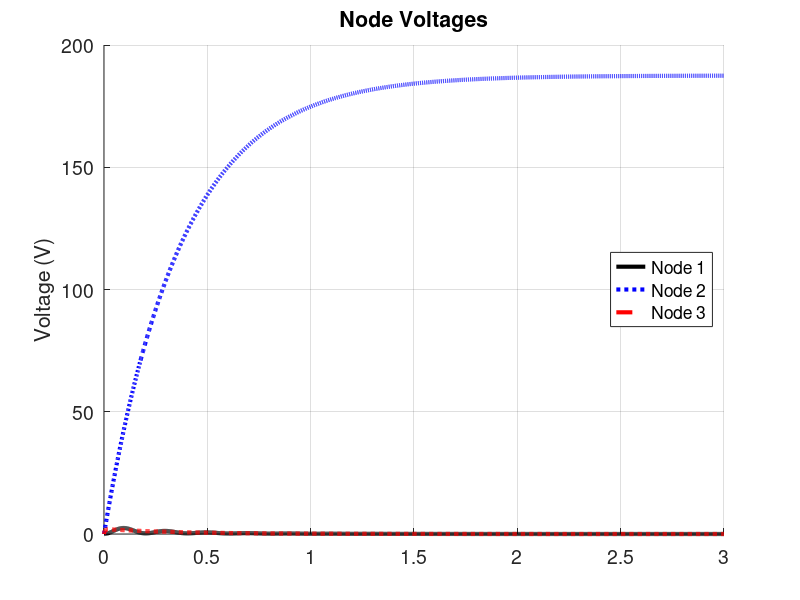
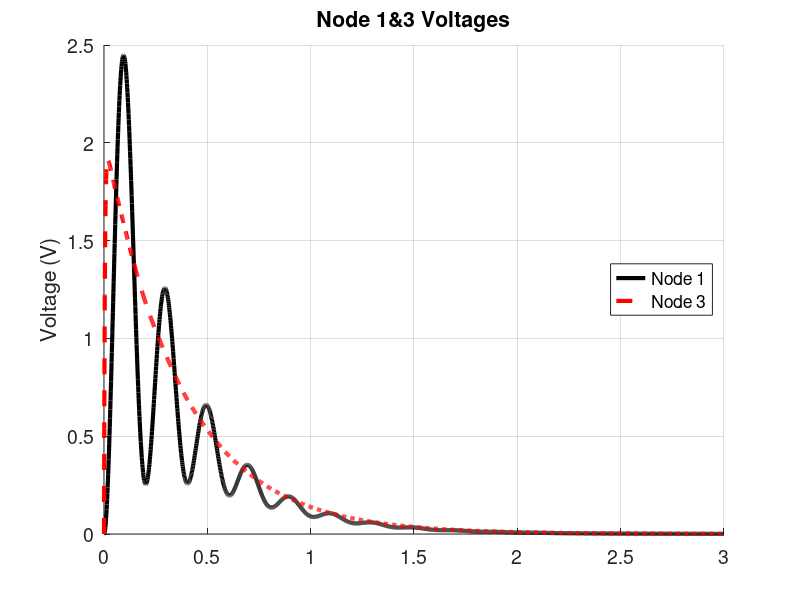

Here is the MATLAB script that generated these plots, in order:
%%%%%%%%%%%%%%%%%%%%
% Nodal Analysis (Matrix Method) Tutorial
%
% This is a stand-alone script for solving the RLC circuit problem
% that is used to introduce the Matrix Method for solving 
% nodal analysis problems in ELEC 341.
%
% Calling Syntax:
% nodal
%
% Note: All variables cleared when this is run
%
% Author: Leo Stocco
%%%%%%%%%%%%%%%%%%%%

clear all; clc;

% Parameters
R1 = 200;       % (Ohm)
R2 = 500;       % (Ohm)
R3 = 300;       % (Ohm)
L1 = 1;         % (H)
L2 = 2;         % (H)
C1 = 1e-3;      % (F)
C2 = 2e-3;      % (F)

I  = 1;         % (A)

%%%%%%%%%%%%%%%%
% Solve
%%%%%%%%%%%%%%%%
s = tf('s');                % Laplace operator

% Impedances
zr1   = R1;
zr2   = R2;
zr3   = R3;

zl1   = s*L1;
zl2   = s*L2;

zc1   = 1/(s*C1);
zc2   = 1/(s*C2);

% Admittances
yr1   = 1/zr1;
yr2   = 1/zr2;
yr3   = 1/zr3;

yl1   = 1/zl1;
yl2   = 1/zl2;

yc1   = 1/zc1;
yc2   = 1/zc2;

% Y matrix
% Avoid using the transpose operator in any matrix containing the
% Laplace operator 's' or you may get an unexpected negative sign
Y = [ yr1+yr3+yl1+yc1   -yr3            0
     -yr3                yr2+yr3+yc2   -yr2
      0                 -yr2            yr2+yl2];

% I vector
I = [0; I; 0];

% Solve for voltage vector
V = inv(Y) * I;

% Display the 3 transfer functions that result
% Could have just omitted the ";" from the previous command
V

% Compute voltages
[v t] = step(V);

%%%%%%%%%%%%%%%%
% Plot
%%%%%%%%%%%%%%%%
% Plot all voltages together
figure(1); clf; hold on; grid on;
plot(t, v(:,1), 'k-',  'Linewidth', 3);
plot(t, v(:,2), 'b:',  'Linewidth', 3);
plot(t, v(:,3), 'r--', 'Linewidth', 3);
title('Node Voltages');
ylabel('Voltage (V)');
legend('Node 1', 'Node 2', 'Node 3', 'Location', 'East');
set(gca, 'FontSize', 14);

% Re-Plot voltage at node 1 by itself
figure(2); clf; hold on; grid on;
plot(t, v(:,1), 'k-',  'Linewidth', 3);
plot(t, v(:,3), 'r--', 'Linewidth', 3);
title('Node 1&3 Voltages');
ylabel('Voltage (V)');
legend('Node 1', 'Node 3', 'Location', 'East');
set(gca, 'FontSize', 14);

